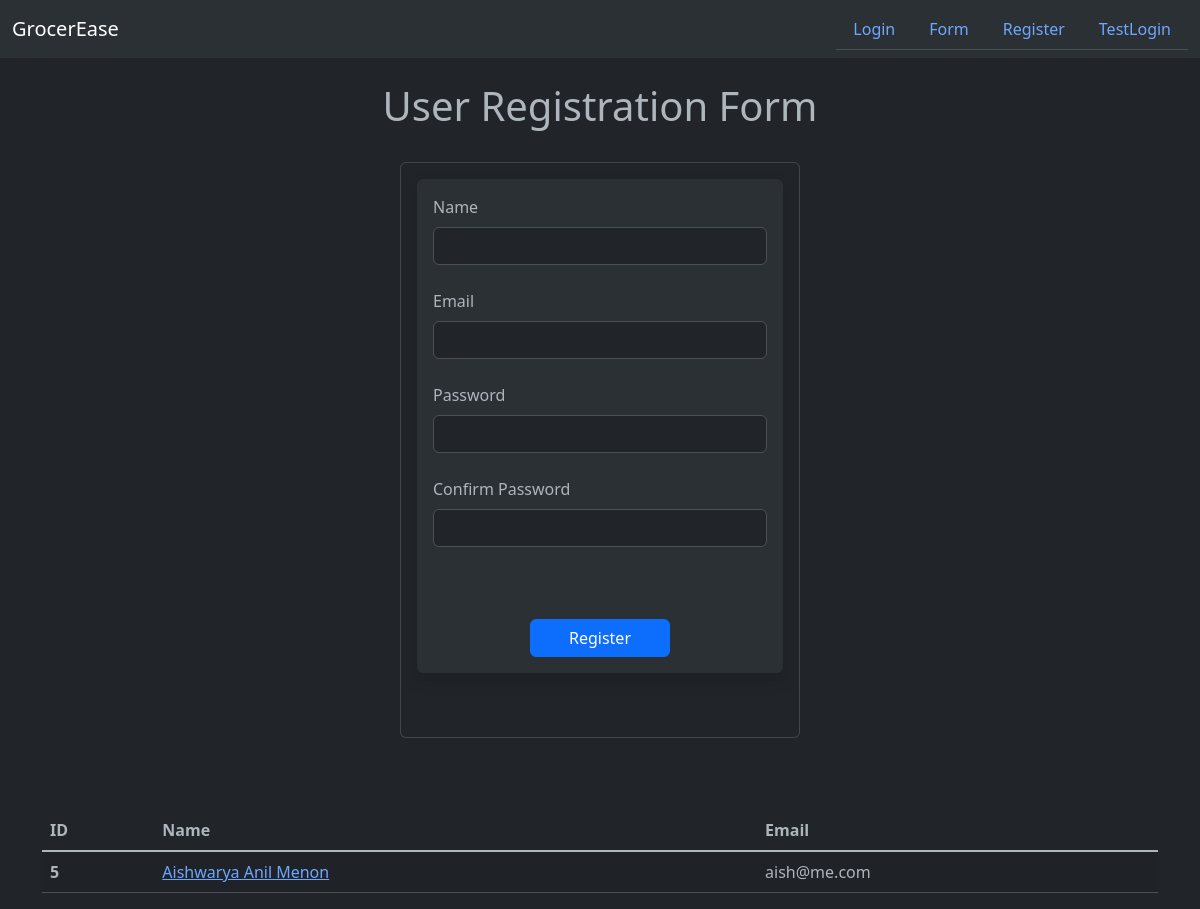
Screenshot of /user/add with the database file from the repository.
### application/models.py (models this page shows)
class User(db.Model):
    user_id = db.Column(db.Integer, primary_key=True, autoincrement=True)
    name = db.Column(db.Text, nullable=False)
    username = db.Column(db.Text, unique=True, nullable=False)
    date_added = db.Column(db.DateTime, default=datetime.utcnow)
    email = db.Column(db.Text, nullable=False)
    role = db.Column(db.Text, nullable=False)
    password_hash = db.Column(db.String(128))

### application/controllers.py (the view, shortened to what this page needs)
@app.route('/user/add', methods=['GET', 'POST'])
def add_user():
    name = None
    form = UserForm()
    all_users = User.query.order_by(User.date_added)
    return render_template('add_user.html',
                           form=form,
                           name=name,
                           all_users=all_users)

### application/controllers.py
class UserForm(FlaskForm):
    name = StringField("Name", validators=[DataRequired()])
    email = StringField("Email", validators=[DataRequired()])
    password_hash = PasswordField("Password", validators=[DataRequired(), EqualTo('password_hash_confirm', message='Both Passwords must Match!')])
    password_hash_confirm = PasswordField("Confirm Password", validators=[DataRequired()])
    submit = SubmitField("Submit")

### templates/add_user.html (shortened to what this page needs)
{% extends 'base.html' %}
{% block content %}
{% if name %}
    <h1>Welcome, {{ name.split()[0].title() }}!!</h1>
    <br/><br/><br/>
<table class="table table-striped">
    <thead>
        <tr>
          <th scope="col">ID</th>
          <th scope="col">Name</th>
          <th scope="col">Email</th>
        </tr>
    </thead>
    <tbody  class="table-group-divider">
    {% for user in all_users %}
        <tr>
          <th scope="row">{{ user.user_id }}</th>
          <td>{{ user.name }}</td>
          <td>{{ user.email }}</td>
        </tr>
    {% endfor %}
    </tbody>
</table>
{% else %}
    <h1><center>User Registration Form</center></h1>
    <br/>
    <div class="d-flex justify-content-center">
        <div class="card" style="width: 400px;">
            <div class="card-body">
                <div class="shadow p-3 mb-5 bg-body-tertiary rounded">
                    <form method=POST>
                        {{ form.name.label(
                            class="form-label") }}
                        {{ form.name(
                            class="form-control") }}
                        <br/>
                        {{ form.email.label(
                            class="form-label") }}
                        {{ form.email(
                            class="form-control") }}
                        <br/>
                        {{ form.password_hash.label(
                            class="form-label") }}
                        {{ form.password_hash(
                            class="form-control") }}
                        <br/>
                        {{ form.password_hash_confirm.label(
                            class="form-label") }}
                        {{ form.password_hash_confirm(
                            class="form-control") }}
                        <br/><br/><br/>
                            <center>{{ form.submit(class="btn btn-primary d-grid col-5 mx-auto", value="Register") }}</center>
                    </form>
                </div>
            </div>
        </div>
    </div>
<br/><br/><br/>
<table class="table table-striped">
    <thead>
        <tr>
          <th scope="col">ID</th>
          <th scope="col">Name</th>
          <th scope="col">Email</th>
        </tr>
    </thead>
    <tbody  class="table-group-divider">
    {% for user in all_users %}
        <tr>
          <th scope="row">{{ user.user_id }}</th>
          <td><a href="{{ url_for('update', user_id=user.user_id) }}">{{ user.name }}</a></td>
          <td>{{ user.email }}</td>
        </tr>
    {% endfor %}
    </tbody>
</table>
{% endif %}
{% endblock %}

### templates/base.html (shortened to what this page needs)
<!doctype html>
<html lang="en" data-bs-theme="dark">
  <head>
    <link href="https://cdn.jsdelivr.net/npm/bootstrap@5.3.0/dist/css/bootstrap.min.css" rel="stylesheet">
  </head>
  <body>
    {% include 'navbar.html' %}
    <br/>
    <div class="container">
        {% block content %}
        {% endblock %}
    </div>
  </body>
</html>

### templates/navbar.html (shortened to what this page needs)
<nav class="navbar navbar-expand-lg bg-body-tertiary">
    <div class="container-fluid">
      <a class="navbar-brand" href="{{ url_for('index') }}">GrocerEase</a>
      <div class="collapse navbar-collapse justify-content-end" id="navbarSupportedContent">
        <ul class="nav justify-content-end nav-tabs">
          <li class="nav-item">
            <a class="nav-link" href="{{ url_for('user_login') }}">Login</a>
          </li>
          <li class="nav-item">
            <a class="nav-link" href="{{ url_for('name') }}">Form</a>
          </li>
          <li class="nav-item">
            <a class="nav-link" href="{{ url_for('add_user') }}">Register</a>
          </li>
          <li class="nav-item">
            <a class="nav-link" href="{{ url_for('test_pw') }}">TestLogin</a>
          </li>
        </ul>
      </div>
    </div>
  </nav>

### rows the page displays
User: user_id "5", name "Aishwarya Anil Menon", email "aish@me.com"
